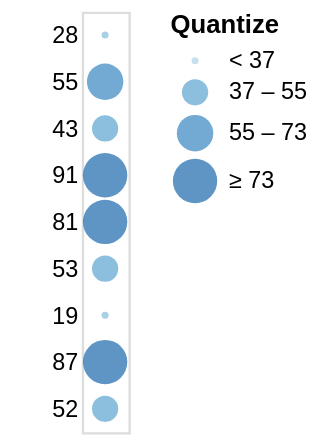

Write the Vega-Lite specification saved for this chart.
### Vega specification from a JSON file in a GitHub repository (floating-point values rounded to 4 significant figures)
{"$schema": "https://vega.github.io/schema/vega/v5.json", "autosize": "pad", "padding": 5, "width": 20, "style": "cell", "data": [{"name": "source_0", "values": [{"a": "A", "b": 28}, {"a": "B", "b": 55}, {"a": "C", "b": 43}, {"a": "D", "b": 91}, {"a": "E", "b": 81}, {"a": "F", "b": 53}, {"a": "G", "b": 19}, {"a": "H", "b": 87}, {"a": "I", "b": 52}]}], "signals": [{"name": "y_step", "value": 20}, {"name": "height", "update": "bandspace(domain('y').length, 1, 0.5) * y_step"}], "marks": [{"name": "marks", "type": "symbol", "style": ["circle"], "from": {"data": "source_0"}, "encode": {"update": {"opacity": {"value": 0.7}, "fill": [{"test": "datum[\"b\"] === null || isNaN(datum[\"b\"])", "value": null}, {"scale": "color", "field": "b"}], "tooltip": {"signal": "{\"b\": ''+datum[\"b\"], \"Quantize\": format(datum[\"b\"], \"\")}"}, "x": {"signal": "width", "mult": 0.5}, "y": {"scale": "y", "field": "b"}, "size": {"scale": "size", "field": "b"}, "shape": {"value": "circle"}}}}], "scales": [{"name": "y", "type": "point", "domain": {"data": "source_0", "field": "b"}, "range": {"step": {"signal": "y_step"}}, "padding": 0.5}, {"name": "color", "type": "quantize", "domain": {"data": "source_0", "field": "b"}, "range": "ramp", "zero": true, "interpolate": "hcl"}, {"name": "size", "type": "quantize", "domain": {"data": "source_0", "field": "b"}, "range": {"signal": "sequence(9, 361 + (361 - 9) / (4 - 1), (361 - 9) / (4 - 1))"}, "zero": false}], "axes": [{"scale": "y", "orient": "left", "grid": false, "domain": false, "ticks": false, "zindex": 1}], "legends": [{"title": "Quantize", "fill": "color", "gradientLength": {"signal": "clamp(height, 64, 200)"}, "encode": {"symbols": {"update": {"shape": {"value": "circle"}, "opacity": {"value": 0.7}}}}, "size": "size"}], "config": {"axisY": {"minExtent": 30}}}
